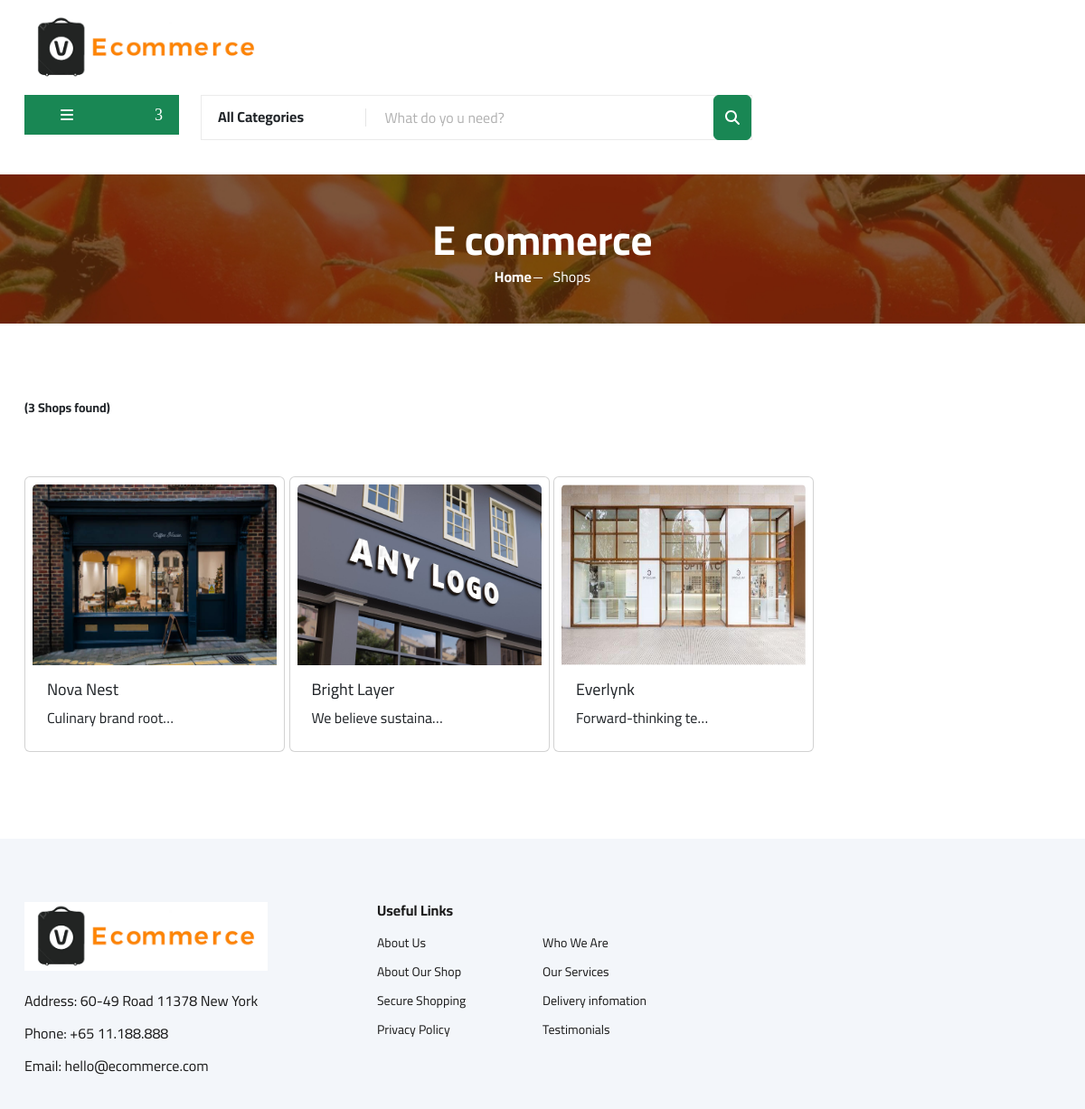
/vendor/shops/, run on the app's committed database.
### vendors/models.py (models this page shows, shortened)
class Vendor(models.Model):
    user = models.OneToOneField(User, on_delete=models.CASCADE)
    vendor_id = ShortUUIDField(unique=True, length=10, max_length=20,
                               null=True, blank=True, prefix="vid", alphabet="abcdefghjklmnpqrstuvwxyx23456789")
    title = models.CharField(max_length=100, null=True, blank=True)
    image = models.ImageField(null=True, blank=True,
                              upload_to=user_directory_path)
    description = models.TextField(null=True, blank=True)
    date = models.DateField(auto_now_add=True)
    class Meta:
        verbose_name_plural = "Vendors"

### vendors/customer_views.py (the view)
# urls.py: path("shops/", customer_views.all_shops_view, name='shops'),
def all_shops_view(request):
    context = {
        'loginform': loginForm(),
        'signupform': signupForm(),
        "shops": Vendor.objects.all().reverse()
    }
    return render(request, 'vendors/shop.html', context)

### userauths/forms.py
class loginForm(AuthenticationForm):
    password = forms.CharField(widget=forms.PasswordInput(attrs={
        "class": "form-control mt-3",
        "placeholder": "Password"
    }))
    username = forms.EmailField(widget=forms.TextInput(attrs={
        "class": "form-control mt-3",
        "placeholder": "Email"
    }))

### vendors/templates/vendors/shop.html (shortened to what this page needs)
{% extends 'core/base.html' %}
{% load static %}
{% block content %}
  <section class="breadcrumb-section set-bg" data-setbg="{% static 'core/img/breadcrumb.jpg' %}">
    <div class="container">
      <div class="row">
        <div class="col-lg-12 text-center">
          <div class="breadcrumb__text">
            <h2>E commerce</h2>
            <div class="breadcrumb__option">
              <a href="{% url 'home' %}">Home</a>
              <span>Shops</span>
            </div>
          </div>
        </div>
      </div>
    </div>
  </section>
  <section class="product spad">
    <div class="container">
      <div class="row">
        <div class="col-lg-12">
          <div class="row">
            <div class="section-title product__discount__title">
              <small><b>({{ shops.count }} Shops found)</b></small>
            </div>
            {% for shop in shops %}
              <div class="col-lg-3 col-md-5 col-sm-5">
                <div class="card mb-3 p-2" style="width: 18rem;">
                  <a href="{% url 'shopproducts' shop.id %}">
                    <img src="{{ shop.image.url }}" width="auto" height="200" class="card-img-top" alt="..." />
                    <div class="card-body">
                      <h5 class="card-title text-dark">{{ shop.title }}</h5>
                      <p class="card-text text-dark">{{ shop.description|truncatechars:20 }}</p>
                    </div>
                  </a>
                </div>
              </div>
            {% endfor %}
          </div>
        </div>
      </div>
    </div>
  </section>
{% endblock %}

### core/static/core/css/style.css (style rules this page uses)
html, body { height: 100%; font-family: "Cairo", sans-serif; -webkit-font-smoothing: antialiased; font-smoothing: antialiased; }
h1, h2, h3, h4, h5, h6 { margin: 0; color: #111111; font-weight: 400; font-family: "Cairo", sans-serif; }
h2 { font-size: 36px; }
h5 { font-size: 18px; }
p { font-size: 16px; font-family: "Cairo", sans-serif; color: #6f6f6f; font-weight: 400; line-height: 26px; margin: 0 0 15px 0; }
img { max-width: 100%; }
a { text-decoration: none; }
.section-title { margin-bottom: 50px; text-align: center; }
.set-bg { background-repeat: no-repeat; background-size: cover; background-position: top center; }
.spad { padding-top: 100px; padding-bottom: 100px; }
.breadcrumb-section { display: flex; align-items: center; padding: 45px 0 40px; }
.breadcrumb__text h2 { font-size: 46px; color: #ffffff; font-weight: 700; }
.breadcrumb__option a { display: inline-block; font-size: 16px; color: #ffffff; font-weight: 700; margin-right: 20px; position: relative; }
.breadcrumb__option a:after { position: absolute; right: -12px; top: 13px; height: 1px; width: 10px; background: #ffffff; content: ""; }
.breadcrumb__option span { display: inline-block; font-size: 16px; color: #ffffff; }
.product { padding-top: 80px; padding-bottom: 80px; }
.product__discount__title { text-align: left; margin-bottom: 65px; }
@media only screen and (min-width: 1200px) { .container { max-width: 1170px; } }

### data on the page
Vendor: image (picture), title "Nova Nest", description "Culinary brand root…"
Vendor: image (picture), title "Bright Layer", description "We believe sustaina…"
Vendor: image (picture), title "Everlynk", description "Forward-thinking te…"

### other printed values
{{ shops.count }} "3"
